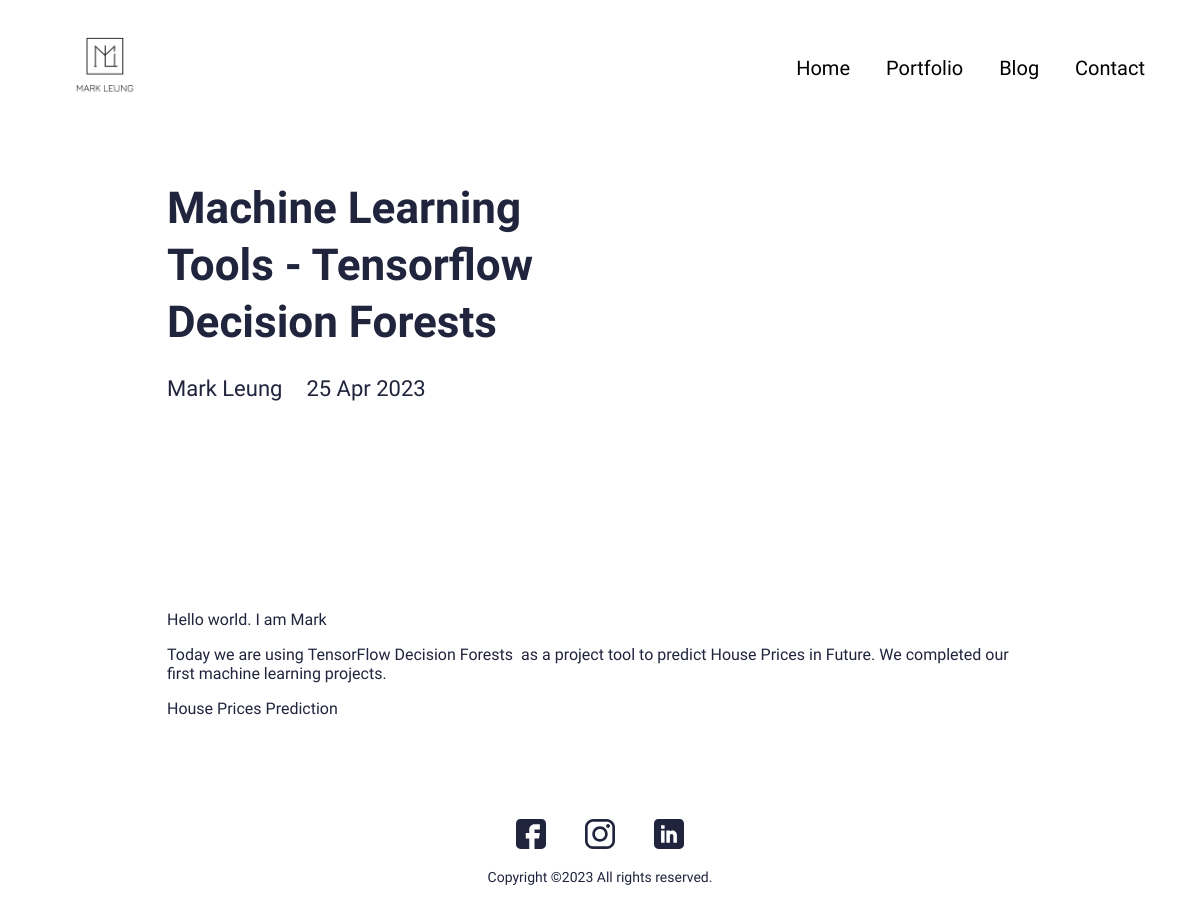
The page /blog/machine-learning-tools-tensorflow-decision-forests on the database its author committed.
### main/models.py (models this page shows, shortened)
class Blog(models.Model):
    class Meta:
        verbose_name_plural = 'Blog Profiles'
        verbose_name = 'Blog'
        ordering = ["timestamp"]
    timestamp = models.DateTimeField(auto_now_add=True)
    author = models.CharField(max_length=200, blank=True, null=True)
    name = models.CharField(max_length=200, blank=True, null=True)
    description = models.CharField(max_length=500, blank=True, null=True)
    body = RichTextField(blank=True, null=True)
    slug = models.SlugField(null=True, blank=True)
    image = models.ImageField(blank=True, null=True, upload_to="blog")
    is_active = models.BooleanField(default=True)

### main/views.py (the view)
# urls.py: path('blog/<slug:slug>', views.BlogDetailView.as_view(), name="blog"),
class BlogDetailView(generic.DetailView):
	model = Blog
	template_name = "main/blog-detail.html"

### resume_ml/context_processors.py (called while the page is built)
def project_context(request):
    context = {
        'me': User.objects.first(),
    }
    return context

### main/templates/main/blog-detail.html (shortened to what this page needs)
{% extends 'main/base.html' %}
{% load static %}
{% block content %}
<section>
  <div class="innerPageBannerCol">
    <div class="container">
      <div class="row g-4 g-md-3  align-items-center">
        <div class="col-md-6">
          <div class="bannerContent">
            <h1 class="xlTitle pb-md-3">{{object.name|title}}</h1>
          </div>
        </div>
      </div>
      <div class="row">
        <div class="col-md-auto">
          <div class="authorCol">
            <h4 class="smTitle pb-3">{{object.author|title}}</h4>
          </div>
        </div>
        <div class="col-md">
          <h4 class="smTitle pb-3">{{object.timestamp.date}}</h4>
        </div>
      </div>
    </div>
  </div>
</section>
<section>
  <div class="sectionSpaceSm">
    <div class="container">
      {{object.body|safe}}
    </div>
  </div>
</section>
{% endblock %}

### static/css/style.css (style rules this page uses)
:root { --primaryColor: #9C07B6; --primaryDarkColor: #3D0048; --primaryHoverColor: #900AA8; --secondaryColor: #F9B000; --baseColor: #21243D; --baseFont: 'Heebo', sans-serif; --titleFont: 'Courier Prime', monospace; --regular: 400; --medium: 500; --bold: 700; --black: 900; --lightBg: #F1F1F1; }
html { scroll-behavior: smooth; }
body { font-family: var(--baseFont); color: var(--baseColor); line-height: normal; }
a { color: inherit; }
a, .btn { -webkit-transition: all 300ms ease-in-out 0s; -o-transition: all 300ms ease-in-out 0s; transition: all 300ms ease-in-out 0s; text-decoration: none; }
.xlTitle { font-size: 44px; line-height: 1.3; font-weight: var(--bold); font-family: var(--titleFont) }
.smTitle { font-size: 22px; line-height: normal; font-weight: var(--regular); font-family: var(--titleFont) }
.sectionSpaceSm { padding: 35px 0; }
.innerPageBannerCol { padding: 180px 0 150px; }
@media (min-width:992px) { .container, .container-lg, .container-md, .container-sm, .container-xl, .container-xxl { max-width: 890px; } }

### rows shown on the page
Blog: name "Machine Learning Tools - Tensorflow Decision Forests", author "Mark Leung", timestamp "25 Apr 2023", body "Hello world. I am Mark Today we are using TensorFlow Decision Forests as a project tool to predict House Prices in Future. We completed our first machine learning projects. House Prices Prediction"
